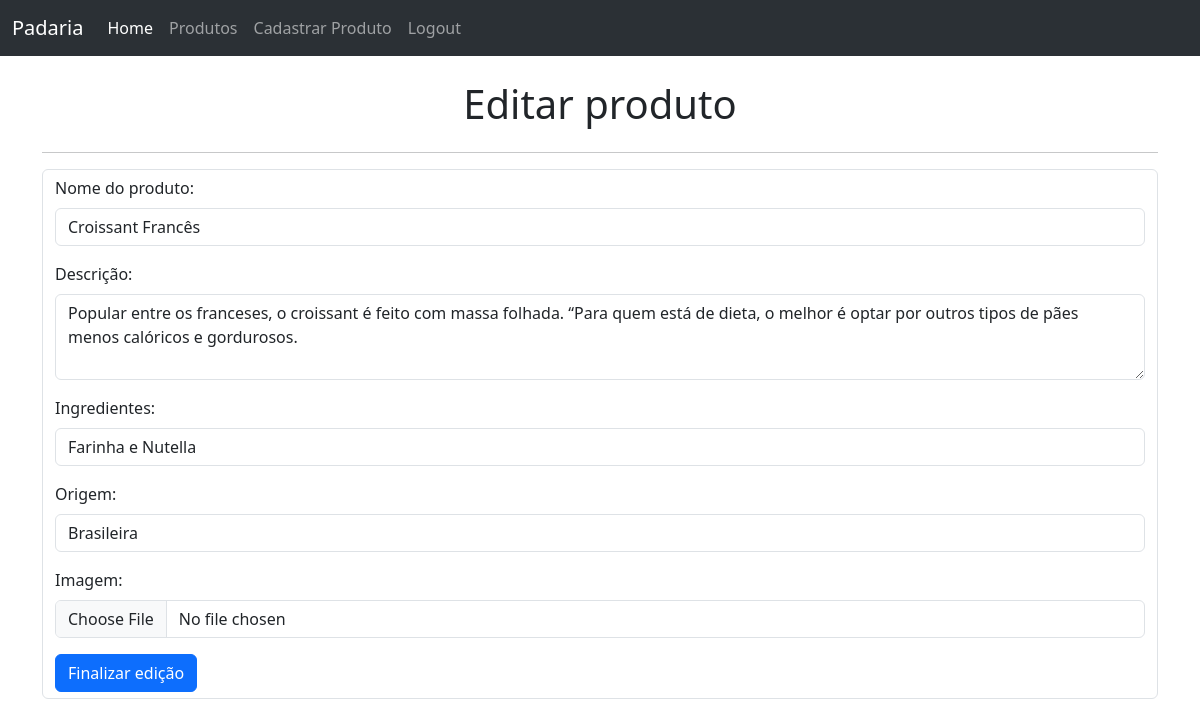
The page /editar_produtos/2 on the database its author committed.
### app.py (models this page shows, shortened)
class Product(db.Model):
    __tablename__ = 'produto'
    id = db.Column(db.Integer, primary_key=True)
    nome = db.Column(db.String(100), nullable=False)
    descricao = db.Column(db.String(500))
    ingredientes = db.Column(db.String(500))
    origem = db.Column(db.String(100))
    imagem = db.Column(db.String(100))

### app.py (the view)
@app.route("/editar_produtos/<int:id>", methods=["GET", "POST"])
@login_required
def editar_produto(id):
    if request.method == "POST":
        dados_editados = request.form
        imagem = request.files['imagem']
        produto = db.session.execute(db.select(Product).filter(Product.id == id)).scalar()
        produto.nome = dados_editados["nome"]
        produto.descricao = dados_editados["descricao"]
        produto.ingredientes = dados_editados["ingredientes"]
        produto.origem = dados_editados["origem"]
        if imagem.filename:
            produto.imagem = imagem.filename
        db.session.commit()
        return redirect("/listar_produtos")
    else:
        produto_editado = db.session.execute(db.select(Product).filter(Product.id == id)).scalar()
        return render_template('editar.html', produto=produto_editado)

### templates/editar.html (shortened to what this page needs)
{% extends 'base.html' %}
{% block main %}
<div class="container">
    <br>
    <div class="d-flex justify-content-center">
        <h1>Editar produto</h1>
    </div>
    <hr>
    <form
    action="{{url_for('editar_produto', id=produto.id)}}"
    class="form-control"
    enctype="multipart/form-data"
    method="post">
        <div class="mb-3">
            <label for="nome" class="form-label">Nome do produto:</label>
            <input type="text" class="form-control" name="nome" value="{{produto.nome}}" required>
        </div>
          <div class="mb-3">
            <label for="descricao" class="form-label">Descrição:</label>
            <textarea class="form-control" name="descricao" rows="3">{{produto.descricao}}</textarea>
          </div>
          <div class="mb-3">
            <label for="ingredientes" class="form-label">Ingredientes:</label>
            <input type="text" class="form-control" name="ingredientes" value="{{produto.ingredientes}}">
        </div>
        <div class="mb-3">
            <label for="origem" class="form-label">Origem:</label>
            <input type="text" class="form-control" name="origem" value="{{produto.origem}}">
        </div>
        <div class="mb-3">
            <label for="imagem" class="form-label">Imagem:</label>
            <input type="file" class="form-control" name="imagem">
        </div>
        <input class="btn btn-primary" type="submit" value="Finalizar edição">
    </form>
</div>
<br>
{% endblock %}

### rows shown on the page
Product: nome "Croissant Francês", descricao "Popular entre os franceses, o croissant é feito com massa folhada. “Para quem está de dieta, o melhor é optar por outros tipos de pães menos calóricos e gordurosos.", ingredientes "Farinha e Nutella", origem "Brasileira"
